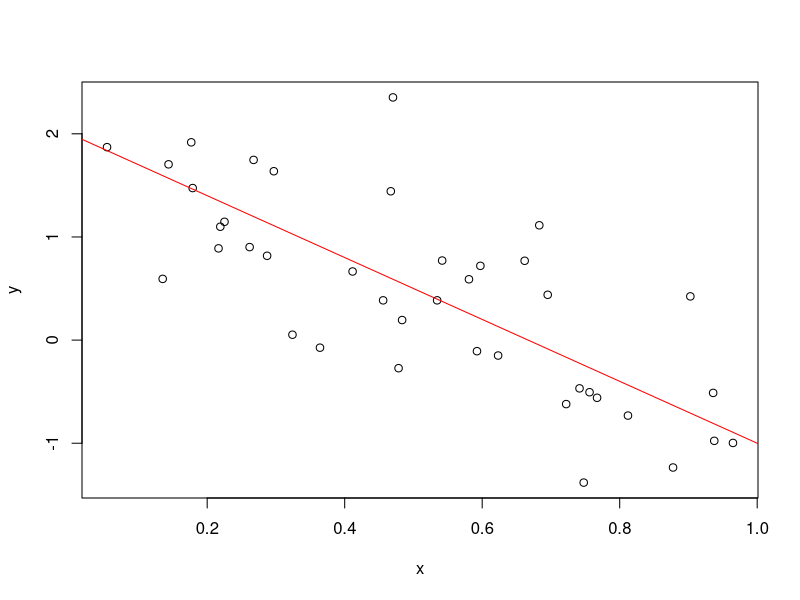

Write R code to recreate this figure.
a <- 2
b <- -3
sigSq <- 0.5
x  <- runif(40)
y  <- a + b*x + rnorm(40, sd=sqrt(sigSq))
plot(x,y)
abline(a,b, col="red")
dev.print(pdf, "toylinePlot.pdf")
